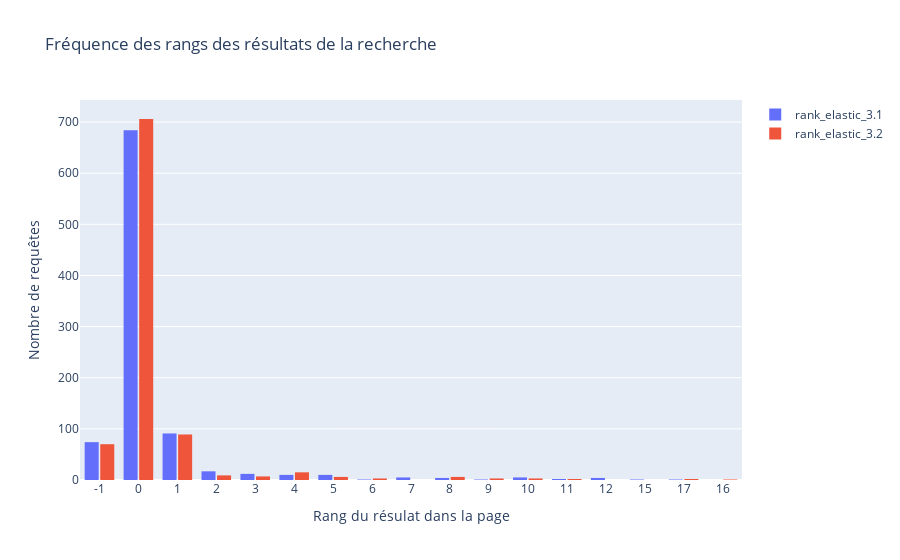

The notebook cell this image was saved under:
### Code cell
fig = go.Figure()
rank_dict = {}
for rank in rank_columns:
    df_test[rank] = df_test[rank].astype("int32")
    rank_dict[rank] = df_test.sort_values(by=[rank])[rank]
    fig.add_trace(
        go.Histogram(
            histfunc="count",
            x=rank_dict[rank],
            name=rank,
        )
    )
fig.update_layout(
    title_text="Fréquence des rangs des résultats de la recherche",  # title of plot
    xaxis_title_text="Rang du résulat dans la page",  # xaxis label
    yaxis_title_text="Nombre de requêtes",  # yaxis label
    bargap=0.2,  # gap between bars of adjacent location coordinates
    bargroupgap=0.1,  # gap between bars of the same location coordinates
)
fig.update_xaxes(type="category")
fig.show()
# fig.write_image(f"./output/plots/rank_{SEARCH_VERSION}.png")
plotly.offline.plot(fig, filename=f"./output/plots/rank_war_{SEARCH_VERSION}.html")

### Figure 1 — Plotly figure (JSON) as saved in the notebook; plotly's stock layout.template omitted (floating-point values rounded to 4 significant figures; data arrays with more than 128 entries replaced by an {"elided": "..."} marker saying what was removed)
{"data": [{"histfunc": "count", "name": "rank_elastic_3.1", "type": "histogram", "x": {"elided": "922 int values"}}, {"histfunc": "count", "name": "rank_elastic_3.2", "type": "histogram", "x": {"elided": "922 int values"}}], "layout": {"autosize": true, "bargap": 0.2, "bargroupgap": 0.1, "title": {"text": "Fréquence des rangs des résultats de la recherche"}, "xaxis": {"autorange": true, "range": [-0.5, 16.5], "title": {"text": "Rang du résulat dans la page"}, "type": "category"}, "yaxis": {"autorange": true, "range": [0, 743.2], "title": {"text": "Nombre de requêtes"}}}}
